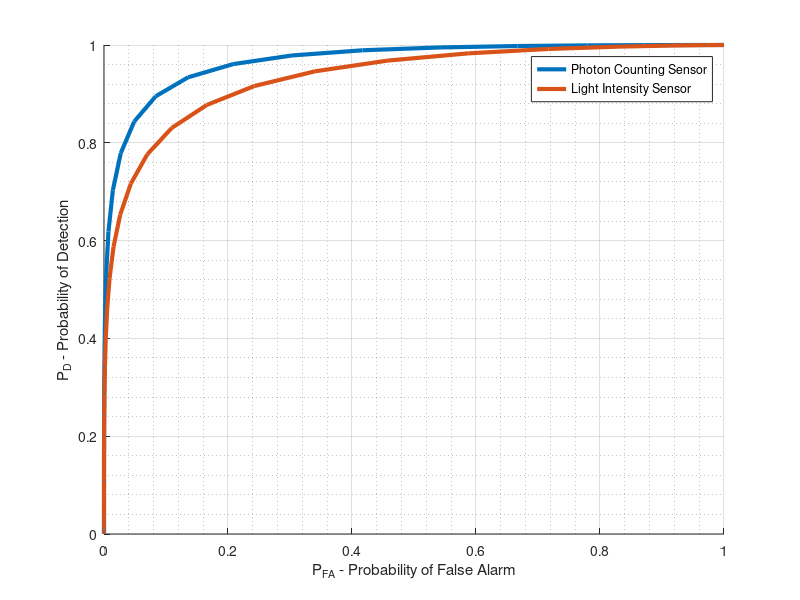

The MATLAB script that drew this image:
clear; close all;

%% Photon Counting Sensor

PCS_P_FA_list = [];
PCS_P_D_list = [];

L0 = 10;
L1 = 20;

for k_t = 0:1:50
    temp1 = 0;
    temp2 = 0;
    for k=0:k_t
        temp1 = temp1 + exp(-L0) * L0^k / factorial(k);
        temp2 = temp2 + exp(-L1) * L1^k / factorial(k);
    end
    P_FA = 1 - temp1;
    P_D = 1 - temp2;
    PCS_P_FA_list = [PCS_P_FA_list P_FA];
    PCS_P_D_list = [PCS_P_D_list P_D];
end

%% Light Intensity Sensor

LIS_P_FA_list = [];
LIS_P_D_list = [];

v = 10;
theta0 = 1;
theta1 = 2;

for t = 0:1:50
    temp1 = 0;
    temp2 = 0;
    
    P_FA = 1 - gammainc(t/theta0, v);
    P_D = 1 - gammainc(t/theta1, v);
    
    LIS_P_FA_list = [LIS_P_FA_list P_FA];
    LIS_P_D_list = [LIS_P_D_list P_D];
end


%% ROC Curves
figure(1); hold on; grid on; grid minor;
plot(PCS_P_FA_list, PCS_P_D_list, 'LineWidth', 3);
plot(LIS_P_FA_list, LIS_P_D_list, 'LineWidth', 3);
xlim([0 1]); ylim([0 1]);
xlabel('P_{FA} - Probability of False Alarm');
ylabel('P_{D} - Probability of Detection');
legend('Photon Counting Sensor', 'Light Intensity Sensor');